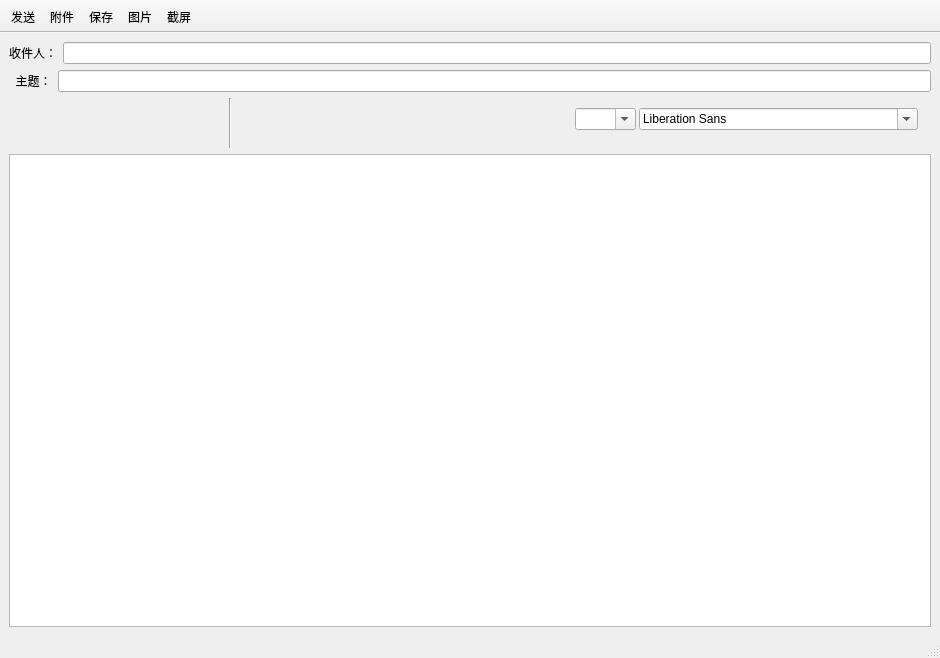
 <widget class="QMainWindow" name="ComposeWindow">
  <property name="geometry">
   <rect>
    <x>0</x>
    <y>0</y>
    <width>940</width>
    <height>658</height>
   </rect>
  </property>
  <property name="windowTitle">
   <string>写邮件</string>
  </property>
  <property name="windowIcon">
   <iconset>
    <normaloff>logo.png</normaloff>logo.png</iconset>
  </property>
  <property name="styleSheet">
   <string notr="true"/>
  </property>
  <property name="toolButtonStyle">
   <enum>Qt::ToolButtonTextBesideIcon</enum>
  </property>
  <widget class="QWidget" name="centralwidget">
   <layout class="QGridLayout" name="gridLayout">
    <item row="0" column="0">
     <layout class="QVBoxLayout" name="verticalLayout">
      <item>
       <layout class="QHBoxLayout" name="horizontalLayout">
        <item>
         <widget class="QLabel" name="label_receiver">
          <property name="text">
           <string>收件人：</string>
          </property>
         </widget>
        </item>
        <item>
         <widget class="QLineEdit" name="txtreceiver"/>
        </item>
       </layout>
      </item>
      <item>
       <layout class="QHBoxLayout" name="horizontalLayout_2">
        <item>
         <widget class="QLabel" name="label_subject">
          <property name="text">
           <string>  主题：</string>
          </property>
         </widget>
        </item>
        <item>
         <widget class="QLineEdit" name="txtsubject"/>
        </item>
       </layout>
      </item>
      <item>
       <widget class="QWidget" name="widget" native="true">
        <property name="minimumSize">
         <size>
          <width>0</width>
          <height>50</height>
         </size>
        </property>
        <widget class="QPushButton" name="ButtonUndo">
         <property name="enabled">
          <bool>true</bool>
         </property>
         <property name="geometry">
          <rect>
           <x>4</x>
           <y>1</y>
           <width>40</width>
           <height>40</height>
          </rect>
         </property>
         <property name="minimumSize">
          <size>
           <width>40</width>
           <height>40</height>
          </size>
         </property>
         <property name="maximumSize">
          <size>
           <width>40</width>
           <height>40</height>
          </size>
         </property>
         <property name="toolTip">
          <string>撤销</string>
         </property>
         <property name="whatsThis">
          <string>&lt;html&gt;&lt;head/&gt;&lt;body&gt;&lt;p&gt;撤销&lt;/p&gt;&lt;/body&gt;&lt;/html&gt;</string>
         </property>
         <property name="styleSheet">
          <string notr="true">QPushButton {
    border: 0px solid rgb(124, 124, 124);
    
    border-radius:5px;
}
QPushButton:hover{
    border: 1px solid #3C80B1;
    background-color: qconicalgradient(cx:0.5, cy:0.5, angle:180, stop:0.49999 rgba(181, 225, 250, 255), stop:0.50001 rgba(222, 242, 251, 255));
   
}
QPushButton:pressed{
    border: 1px solid #5F92B2;
    background-color: qconicalgradient(cx:0.5, cy:0.5, angle:180, stop:0.49999 rgba(134, 198, 233, 255), stop:0.50001 rgba(206, 234, 248, 255));
 
}</string>
         </property>
         <property name="text">
          <string extracomment="撤销"/>
         </property>
         <property name="icon">
          <iconset>
           <normaloff>textedit/cleared.png</normaloff>textedit/cleared.png</iconset>
         </property>
         <property name="iconSize">
          <size>
           <width>30</width>
           <height>30</height>
          </size>
         </property>
        </widget>
        <widget class="QPushButton" name="ButtonRedo">
         <property name="geometry">
          <rect>
           <x>47</x>
           <y>1</y>
           <width>40</width>
           <height>40</height>
          </rect>
         </property>
         <property name="minimumSize">
          <size>
           <width>40</width>
           <height>40</height>
          </size>
         </property>
         <property name="maximumSize">
          <size>
           <width>40</width>
           <height>40</height>
          </size>
         </property>
         <property name="toolTip">
          <string>恢复</string>
         </property>
         <property name="styleSheet">
          <string notr="true">QPushButton {
    border: 0px solid rgb(124, 124, 124);
    
    border-radius:5px;
}
QPushButton:hover{
    border: 1px solid #3C80B1;
    background-color: qconicalgradient(cx:0.5, cy:0.5, angle:180, stop:0.49999 rgba(181, 225, 250, 255), stop:0.50001 rgba(222, 242, 251, 255));
   
}
QPushButton:pressed{
    border: 1px solid #5F92B2;
    background-color: qconicalgradient(cx:0.5, cy:0.5, angle:180, stop:0.49999 rgba(134, 198, 233, 255), stop:0.50001 rgba(206, 234, 248, 255));
 
}</string>
         </property>
         <property name="text">
          <string/>
         </property>
         <property name="icon">
          <iconset>
           <normaloff>textedit/recovery.png</normaloff>textedit/recovery.png</iconset>
         </property>
         <property name="iconSize">
          <size>
           <width>30</width>
           <height>30</height>
          </size>
         </property>
        </widget>
        <widget class="QPushButton" name="ButtonCut">
         <property name="enabled">
          <bool>false</bool>
         </property>
         <property name="geometry">
          <rect>
           <x>90</x>
           <y>1</y>
           <width>40</width>
           <height>40</height>
          </rect>
         </property>
         <property name="minimumSize">
          <size>
           <width>40</width>
           <height>40</height>
          </size>
         </property>
         <property name="maximumSize">
          <size>
           <width>40</width>
           <height>40</height>
          </size>
         </property>
         <property name="toolTip">
          <string>剪切</string>
         </property>
         <property name="styleSheet">
          <string notr="true">QPushButton {
    border: 0px solid rgb(124, 124, 124);
    
    border-radius:5px;
}
QPushButton:hover{
    border: 1px solid #3C80B1;
    background-color: qconicalgradient(cx:0.5, cy:0.5, angle:180, stop:0.49999 rgba(181, 225, 250, 255), stop:0.50001 rgba(222, 242, 251, 255));
   
}
QPushButton:pressed{
    border: 1px solid #5F92B2;
    background-color: qconicalgradient(cx:0.5, cy:0.5, angle:180, stop:0.49999 rgba(134, 198, 233, 255), stop:0.50001 rgba(206, 234, 248, 255));
 
}</string>
         </property>
         <property name="text">
          <string/>
         </property>
         <property name="icon">
          <iconset>
           <normaloff>textedit/剪切.png</normaloff>textedit/剪切.png</iconset>
         </property>
         <property name="iconSize">
          <size>
           <width>30</width>
           <height>30</height>
          </size>
         </property>
        </widget>
        <widget class="QPushButton" name="ButtonCopy">
         <property name="enabled">
          <bool>false</bool>
         </property>
         <property name="geometry">
          <rect>
           <x>140</x>
           <y>0</y>
           <width>40</width>
           <height>40</height>
          </rect>
         </property>
         <property name="minimumSize">
          <size>
           <width>40</width>
           <height>40</height>
          </size>
         </property>
         <property name="maximumSize">
          <size>
           <width>40</width>
           <height>40</height>
          </size>
         </property>
         <property name="toolTip">
          <string>复制</string>
         </property>
         <property name="styleSheet">
          <string notr="true">QPushButton {
    border: 0px solid rgb(124, 124, 124);
    
    border-radius:5px;
}
QPushButton:hover{
    border: 1px solid #3C80B1;
    background-color: qconicalgradient(cx:0.5, cy:0.5, angle:180, stop:0.49999 rgba(181, 225, 250, 255), stop:0.50001 rgba(222, 242, 251, 255));
   
}
QPushButton:pressed{
    border: 1px solid #5F92B2;
    background-color: qconicalgradient(cx:0.5, cy:0.5, angle:180, stop:0.49999 rgba(134, 198, 233, 255), stop:0.50001 rgba(206, 234, 248, 255));
 
}</string>
         </property>
         <property name="text">
          <string/>
         </property>
         <property name="icon">
          <iconset>
           <normaloff>textedit/copy.png</normaloff>textedit/copy.png</iconset>
         </property>
         <property name="iconSize">
          <size>
           <width>30</width>
           <height>30</height>
          </size>
         </property>
        </widget>
        <widget class="QPushButton" name="ButtonPaste">
         <property name="geometry">
          <rect>
           <x>180</x>
           <y>0</y>
           <width>40</width>
           <height>40</height>
          </rect>
         </property>
         <property name="minimumSize">
          <size>
           <width>40</width>
           <height>40</height>
          </size>
         </property>
         <property name="maximumSize">
          <size>
           <width>40</width>
           <height>40</height>
          </size>
         </property>
         <property name="toolTip">
          <string>粘贴</string>
         </property>
         <property name="styleSheet">
          <string notr="true">QPushButton {
    border: 0px solid rgb(124, 124, 124);
    
    border-radius:5px;
}
QPushButton:hover{
    border: 1px solid #3C80B1;
    background-color: qconicalgradient(cx:0.5, cy:0.5, angle:180, stop:0.49999 rgba(181, 225, 250, 255), stop:0.50001 rgba(222, 242, 251, 255));
   
}
QPushButton:pressed{
    border: 1px solid #5F92B2;
    background-color: qconicalgradient(cx:0.5, cy:0.5, angle:180, stop:0.49999 rgba(134, 198, 233, 255), stop:0.50001 rgba(206, 234, 248, 255));
 
}</string>
         </property>
         <property name="text">
          <string/>
         </property>
         <property name="icon">
          <iconset>
           <normaloff>textedit/draft.png</normaloff>textedit/draft.png</iconset>
         </property>
         <property name="iconSize">
          <size>
           <width>30</width>
           <height>30</height>
          </size>
         </property>
        </widget>
        <widget class="Line" name="line">
         <property name="geometry">
          <rect>
           <x>220</x>
           <y>0</y>
           <width>3</width>
           <height>61</height>
          </rect>
         </property>
         <property name="orientation">
          <enum>Qt::Vertical</enum>
         </property>
        </widget>
        <widget class="QPushButton" name="ButtonTextBold">
         <property name="geometry">
          <rect>
           <x>230</x>
           <y>0</y>
           <width>40</width>
           <height>40</height>
          </rect>
         </property>
         <property name="minimumSize">
          <size>
           <width>40</width>
           <height>40</height>
          </size>
         </property>
         <property name="maximumSize">
          <size>
           <width>40</width>
           <height>40</height>
          </size>
         </property>
         <property name="toolTip">
          <string>粗体</string>
         </property>
         <property name="styleSheet">
          <string notr="true">QPushButton {
    border: 0px solid rgb(124, 124, 124);
    
    border-radius:5px;
}
QPushButton:hover{
    border: 1px solid #3C80B1;
    background-color: qconicalgradient(cx:0.5, cy:0.5, angle:180, stop:0.49999 rgba(181, 225, 250, 255), stop:0.50001 rgba(222, 242, 251, 255));
   
}
QPushButton:pressed{
    border: 1px solid #5F92B2;
    background-color: qconicalgradient(cx:0.5, cy:0.5, angle:180, stop:0.49999 rgba(134, 198, 233, 255), stop:0.50001 rgba(206, 234, 248, 255));
 
}
QPushButton:checked{
       border: 1px solid #5F92B2;
    background-color: qconicalgradient(cx:0.5, cy:0.5, angle:180, stop:0.49999 rgba(134, 198, 233, 255), stop:0.50001 rgba(206, 234, 248, 255));
}</string>
         </property>
         <property name="text">
          <string/>
         </property>
         <property name="icon">
          <iconset>
           <normaloff>textedit/font_bold.png</normaloff>textedit/font_bold.png</iconset>
         </property>
         <property name="iconSize">
          <size>
           <width>30</width>
           <height>30</height>
          </size>
         </property>
         <property name="shortcut">
          <string>Ctrl+B</string>
         </property>
         <property name="checkable">
          <bool>true</bool>
         </property>
         <property name="checked">
          <bool>false</bool>
         </property>
        </widget>
        <widget class="QPushButton" name="ButtonTextItalic">
         <property name="geometry">
          <rect>
           <x>270</x>
           <y>0</y>
           <width>40</width>
           <height>40</height>
          </rect>
         </property>
         <property name="minimumSize">
          <size>
           <width>40</width>
           <height>40</height>
          </size>
         </property>
         <property name="maximumSize">
          <size>
           <width>40</width>
           <height>40</height>
          </size>
         </property>
         <property name="toolTip">
          <string>斜体</string>
         </property>
         <property name="styleSheet">
          <string notr="true">QPushButton {
    border: 0px solid rgb(124, 124, 124);
    
    border-radius:5px;
}
QPushButton:hover{
    border: 1px solid #3C80B1;
    background-color: qconicalgradient(cx:0.5, cy:0.5, angle:180, stop:0.49999 rgba(181, 225, 250, 255), stop:0.50001 rgba(222, 242, 251, 255));
   
}
QPushButton:pressed{
    border: 1px solid #5F92B2;
    background-color: qconicalgradient(cx:0.5, cy:0.5, angle:180, stop:0.49999 rgba(134, 198, 233, 255), stop:0.50001 rgba(206, 234, 248, 255));
 
}
QPushButton:checked{
       border: 1px solid #5F92B2;
    background-color: qconicalgradient(cx:0.5, cy:0.5, angle:180, stop:0.49999 rgba(134, 198, 233, 255), stop:0.50001 rgba(206, 234, 248, 255));
}</string>
         </property>
         <property name="text">
          <string/>
         </property>
         <property name="icon">
          <iconset>
           <normaloff>textedit/font_italic.png</normaloff>textedit/font_italic.png</iconset>
         </property>
         <property name="iconSize">
          <size>
           <width>30</width>
           <height>30</height>
          </size>
         </property>
         <property name="shortcut">
          <string>F4</string>
         </property>
         <property name="checkable">
          <bool>true</bool>
         </property>
        </widget>
        <widget class="QPushButton" name="ButtonTextUnderline">
         <property name="geometry">
          <rect>
           <x>310</x>
           <y>0</y>
           <width>40</width>
           <height>40</height>
          </rect>
         </property>
         <property name="minimumSize">
          <size>
           <width>40</width>
           <height>40</height>
          </size>
         </property>
         <property name="maximumSize">
          <size>
           <width>40</width>
           <height>40</height>
          </size>
         </property>
         <property name="toolTip">
          <string>下划线</string>
         </property>
         <property name="styleSheet">
          <string notr="true">QPushButton {
    border: 0px solid rgb(124, 124, 124);
    
    border-radius:5px;
}
QPushButton:hover{
    border: 1px solid #3C80B1;
    background-color: qconicalgradient(cx:0.5, cy:0.5, angle:180, stop:0.49999 rgba(181, 225, 250, 255), stop:0.50001 rgba(222, 242, 251, 255));
   
}
QPushButton:pressed{
    border: 1px solid #5F92B2;
    background-color: qconicalgradient(cx:0.5, cy:0.5, angle:180, stop:0.49999 rgba(134, 198, 233, 255), stop:0.50001 rgba(206, 234, 248, 255));
 
}
QPushButton:checked{
       border: 1px solid #5F92B2;
    background-color: qconicalgradient(cx:0.5, cy:0.5, angle:180, stop:0.49999 rgba(134, 198, 233, 255), stop:0.50001 rgba(206, 234, 248, 255));
}</string>
         </property>
         <property name="text">
          <string/>
         </property>
         <property name="icon">
          <iconset>
           <normaloff>textedit/underline.png</normaloff>textedit/underline.png</iconset>
         </property>
         <property name="iconSize">
          <size>
           <width>30</width>
           <height>30</height>
          </size>
         </property>
         <property name="shortcut">
          <string>Ctrl+U</string>
         </property>
         <property name="checkable">
          <bool>true</bool>
         </property>
        </widget>
        <widget class="QPushButton" name="ButtonAlignLeft">
         <property name="geometry">
          <rect>
           <x>350</x>
           <y>0</y>
           <width>40</width>
           <height>40</height>
          </rect>
         </property>
         <property name="minimumSize">
          <size>
           <width>40</width>
           <height>40</height>
          </size>
         </property>
         <property name="maximumSize">
          <size>
           <width>40</width>
           <height>40</height>
          </size>
         </property>
         <property name="toolTip">
          <string>左对齐</string>
         </property>
         <property name="styleSheet">
          <string notr="true">QPushButton {
    border: 0px solid rgb(124, 124, 124);
    
    border-radius:5px;
}
QPushButton:hover{
    border: 1px solid #3C80B1;
    background-color: qconicalgradient(cx:0.5, cy:0.5, angle:180, stop:0.49999 rgba(181, 225, 250, 255), stop:0.50001 rgba(222, 242, 251, 255));
   
}
QPushButton:pressed{
    border: 1px solid #5F92B2;
    background-color: qconicalgradient(cx:0.5, cy:0.5, angle:180, stop:0.49999 rgba(134, 198, 233, 255), stop:0.50001 rgba(206, 234, 248, 255));
 
}
QPushButton:checked{
       border: 1px solid #5F92B2;
    background-color: qconicalgradient(cx:0.5, cy:0.5, angle:180, stop:0.49999 rgba(134, 198, 233, 255), stop:0.50001 rgba(206, 234, 248, 255));
}</string>
         </property>
         <property name="text">
          <string/>
         </property>
         <property name="icon">
          <iconset>
           <normaloff>textedit/alignment_left.png</normaloff>textedit/alignment_left.png</iconset>
         </property>
         <property name="iconSize">
          <size>
           <width>30</width>
           <height>30</height>
          </size>
         </property>
         <property name="shortcut">
          <string>Ctrl+L</string>
         </property>
         <property name="checkable">
          <bool>true</bool>
         </property>
         <attribute name="buttonGroup">
          <string notr="true">buttonGroup</string>
         </attribute>
        </widget>
        <widget class="QFontComboBox" name="comboFont">
         <property name="geometry">
          <rect>
           <x>630</x>
           <y>10</y>
           <width>279</width>
           <height>22</height>
          </rect>
         </property>
        </widget>
        <widget class="QPushButton" name="ButtonAlignCenter">
         <property name="geometry">
          <rect>
           <x>390</x>
           <y>0</y>
           <width>40</width>
           <height>40</height>
          </rect>
         </property>
         <property name="minimumSize">
          <size>
           <width>40</width>
           <height>40</height>
          </size>
         </property>
         <property name="maximumSize">
          <size>
           <width>40</width>
           <height>40</height>
          </size>
         </property>
         <property name="toolTip">
          <string>居中对齐</string>
         </property>
         <property name="styleSheet">
          <string notr="true">QPushButton {
    border: 0px solid rgb(124, 124, 124);
    
    border-radius:5px;
}
QPushButton:hover{
    border: 1px solid #3C80B1;
    background-color: qconicalgradient(cx:0.5, cy:0.5, angle:180, stop:0.49999 rgba(181, 225, 250, 255), stop:0.50001 rgba(222, 242, 251, 255));
   
}
QPushButton:pressed{
    border: 1px solid #5F92B2;
    background-color: qconicalgradient(cx:0.5, cy:0.5, angle:180, stop:0.49999 rgba(134, 198, 233, 255), stop:0.50001 rgba(206, 234, 248, 255));
 
}
QPushButton:checked{
       border: 1px solid #5F92B2;
    background-color: qconicalgradient(cx:0.5, cy:0.5, angle:180, stop:0.49999 rgba(134, 198, 233, 255), stop:0.50001 rgba(206, 234, 248, 255));
}</string>
         </property>
         <property name="text">
          <string/>
         </property>
         <property name="icon">
          <iconset>
           <normaloff>textedit/alignment_center-恢复的.png</normaloff>textedit/alignment_center-恢复的.png</iconset>
         </property>
         <property name="iconSize">
          <size>
           <width>30</width>
           <height>30</height>
          </size>
         </property>
         <property name="shortcut">
          <string>Ctrl+E</string>
         </property>
         <property name="checkable">
          <bool>true</bool>
         </property>
         <attribute name="buttonGroup">
          <string notr="true">buttonGroup</string>
         </attribute>
        </widget>
        <widget class="QPushButton" name="ButtonAlignRight">
         <property name="geometry">
          <rect>
           <x>430</x>
           <y>0</y>
           <width>40</width>
           <height>40</height>
          </rect>
         </property>
         <property name="minimumSize">
          <size>
           <width>40</width>
           <height>40</height>
          </size>
         </property>
         <property name="maximumSize">
          <size>
           <width>40</width>
           <height>40</height>
          </size>
         </property>
         <property name="toolTip">
          <string>右对齐</string>
         </property>
         <property name="styleSheet">
          <string notr="true">QPushButton {
    border: 0px solid rgb(124, 124, 124);
    
    border-radius:5px;
}
QPushButton:hover{
    border: 1px solid #3C80B1;
    background-color: qconicalgradient(cx:0.5, cy:0.5, angle:180, stop:0.49999 rgba(181, 225, 250, 255), stop:0.50001 rgba(222, 242, 251, 255));
   
}
QPushButton:pressed{
    border: 1px solid #5F92B2;
    background-color: qconicalgradient(cx:0.5, cy:0.5, angle:180, stop:0.49999 rgba(134, 198, 233, 255), stop:0.50001 rgba(206, 234, 248, 255));
 
}
QPushButton:checked{
       border: 1px solid #5F92B2;
    background-color: qconicalgradient(cx:0.5, cy:0.5, angle:180, stop:0.49999 rgba(134, 198, 233, 255), stop:0.50001 rgba(206, 234, 248, 255));
}</string>
         </property>
         <property name="text">
          <string/>
         </property>
         <property name="icon">
          <iconset>
           <normaloff>textedit/alignment_right.png</normaloff>textedit/alignment_right.png</iconset>
         </property>
         <property name="iconSize">
          <size>
           <width>30</width>
           <height>30</height>
          </size>
         </property>
         <property name="shortcut">
          <string>Ctrl+R</string>
         </property>
         <property name="checkable">
          <bool>true</bool>
         </property>
         <attribute name="buttonGroup">
          <string notr="true">buttonGroup</string>
         </attribute>
        </widget>
        <widget class="QPushButton" name="ButtonAlignJustify">
         <property name="geometry">
          <rect>
           <x>470</x>
           <y>0</y>
           <width>40</width>
           <height>40</height>
          </rect>
         </property>
         <property name="minimumSize">
          <size>
           <width>40</width>
           <height>40</height>
          </size>
         </property>
         <property name="maximumSize">
          <size>
           <width>40</width>
           <height>40</height>
          </size>
         </property>
         <property name="toolTip">
          <string>文本对其</string>
         </property>
         <property name="styleSheet">
          <string notr="true">QPushButton {
    border: 0px solid rgb(124, 124, 124);
    
    border-radius:5px;
}
QPushButton:hover{
    border: 1px solid #3C80B1;
    background-color: qconicalgradient(cx:0.5, cy:0.5, angle:180, stop:0.49999 rgba(181, 225, 250, 255), stop:0.50001 rgba(222, 242, 251, 255));
   
}
QPushButton:pressed{
    border: 1px solid #5F92B2;
    background-color: qconicalgradient(cx:0.5, cy:0.5, angle:180, stop:0.49999 rgba(134, 198, 233, 255), stop:0.50001 rgba(206, 234, 248, 255));
 
}
QPushButton:checked{
       border: 1px solid #5F92B2;
    background-color: qconicalgradient(cx:0.5, cy:0.5, angle:180, stop:0.49999 rgba(134, 198, 233, 255), stop:0.50001 rgba(206, 234, 248, 255));
}</string>
         </property>
         <property name="text">
          <string/>
         </property>
         <property name="icon">
          <iconset>
           <normaloff>textedit/ic_左右对齐_24px.png</normaloff>textedit/ic_左右对齐_24px.png</iconset>
         </property>
         <property name="iconSize">
          <size>
           <width>30</width>
           <height>30</height>
          </size>
         </property>
         <property name="shortcut">
          <string>Ctrl+J</string>
         </property>
         <property name="checkable">
          <bool>true</bool>
         </property>
         <attribute name="buttonGroup">
          <string notr="true">buttonGroup</string>
         </attribute>
        </widget>
        <widget class="QPushButton" name="ButtonTextColor">
         <property name="geometry">
          <rect>
           <x>520</x>
           <y>0</y>
           <width>40</width>
           <height>40</height>
          </rect>
         </property>
         <property name="minimumSize">
          <size>
           <width>40</width>
           <height>40</height>
          </size>
         </property>
         <property name="maximumSize">
          <size>
           <width>40</width>
           <height>40</height>
          </size>
         </property>
         <property name="toolTip">
          <string>颜色</string>
         </property>
         <property name="styleSheet">
          <string notr="true">QPushButton {
    border: 0px solid rgb(124, 124, 124);
    
    border-radius:5px;
}
QPushButton:hover{
    border: 1px solid #3C80B1;
    background-color: qconicalgradient(cx:0.5, cy:0.5, angle:180, stop:0.49999 rgba(181, 225, 250, 255), stop:0.50001 rgba(222, 242, 251, 255));
   
}
QPushButton:pressed{
    border: 1px solid #5F92B2;
    background-color: qconicalgradient(cx:0.5, cy:0.5, angle:180, stop:0.49999 rgba(134, 198, 233, 255), stop:0.50001 rgba(206, 234, 248, 255));
 
}</string>
         </property>
         <property name="text">
          <string/>
         </property>
         <property name="iconSize">
          <size>
           <width>40</width>
           <height>40</height>
          </size>
         </property>
         <property name="shortcut">
          <string>Ctrl+U</string>
         </property>
         <property name="checkable">
          <bool>true</bool>
         </property>
        </widget>
        <widget class="QComboBox" name="comboSize">
         <property name="geometry">
          <rect>
           <x>566</x>
           <y>10</y>
           <width>61</width>
           <height>22</height>
          </rect>
         </property>
         <property name="editable">
          <bool>true</bool>
         </property>
        </widget>
        <zorder>ButtonUndo</zorder>
        <zorder>ButtonRedo</zorder>
        <zorder>ButtonCut</zorder>
        <zorder>ButtonCopy</zorder>
        <zorder>ButtonPaste</zorder>
        <zorder>line</zorder>
        <zorder>ButtonTextBold</zorder>
        <zorder>ButtonTextItalic</zorder>
        <zorder>ButtonTextUnderline</zorder>
        <zorder>comboFont</zorder>
        <zorder>ButtonAlignLeft</zorder>
        <zorder>ButtonAlignCenter</zorder>
        <zorder>ButtonAlignRight</zorder>
        <zorder>ButtonAlignJustify</zorder>
        <zorder>ButtonTextColor</zorder>
        <zorder>comboSize</zorder>
       </widget>
      </item>
      <item>
       <widget class="QTextEdit" name="textEdit"/>
      </item>
     </layout>
    </item>
   </layout>
  </widget>
  <widget class="QToolBar" name="toolBar">
   <property name="windowTitle">
    <string>toolBar</string>
   </property>
   <property name="movable">
    <bool>false</bool>
   </property>
   <property name="floatable">
    <bool>false</bool>
   </property>
   <attribute name="toolBarArea">
    <enum>TopToolBarArea</enum>
   </attribute>
   <attribute name="toolBarBreak">
    <bool>false</bool>
   </attribute>
   <addaction name="actionSend"/>
   <addaction name="actionAttachment"/>
   <addaction name="actionSave"/>
   <addaction name="actionPicture"/>
   <addaction name="actionScreenCut"/>
  </widget>
  <widget class="QStatusBar" name="statusBar"/>
  <action name="actionSend">
   <property name="icon">
    <iconset>
     <normaloff>textedit/sent.png</normaloff>textedit/sent.png</iconset>
   </property>
   <property name="text">
    <string>发送</string>
   </property>
   <property name="shortcutContext">
    <enum>Qt::WindowShortcut</enum>
   </property>
  </action>
  <action name="actionAttachment">
   <property name="icon">
    <iconset>
     <normaloff>textedit/ATTACHMENT_R.png</normaloff>textedit/ATTACHMENT_R.png</iconset>
   </property>
   <property name="text">
    <string>附件</string>
   </property>
  </action>
  <action name="actionSave">
   <property name="icon">
    <iconset>
     <normaloff>textedit/保存.png</normaloff>textedit/保存.png</iconset>
   </property>
   <property name="text">
    <string>保存</string>
   </property>
   <property name="visible">
    <bool>true</bool>
   </property>
   <property name="menuRole">
    <enum>QAction::TextHeuristicRole</enum>
   </property>
  </action>
  <action name="actionPicture">
   <property name="icon">
    <iconset>
     <normaloff>textedit/picture.png</normaloff>textedit/picture.png</iconset>
   </property>
   <property name="text">
    <string>图片</string>
   </property>
  </action>
  <action name="actionScreenCut">
   <property name="icon">
    <iconset>
     <normaloff>textedit/截图.png</normaloff>textedit/截图.png</iconset>
   </property>
   <property name="text">
    <string>截屏</string>
   </property>
  </action>
  <action name="actionUndo">
   <property name="icon">
    <iconset>
     <normaloff>textedit/editundo.png</normaloff>textedit/editundo.png</iconset>
   </property>
   <property name="text">
    <string>撤销</string>
   </property>
  </action>
  <action name="action">
   <property name="icon">
    <iconset>
     <normaloff>textedit/editredo.png</normaloff>textedit/editredo.png</iconset>
   </property>
   <property name="text">
    <string>恢复</string>
   </property>
  </action>
  <action name="actionCut">
   <property name="icon">
    <iconset>
     <normaloff>textedit/editcut.png</normaloff>textedit/editcut.png</iconset>
   </property>
   <property name="text">
    <string>剪切</string>
   </property>
  </action>
  <action name="actionCopy">
   <property name="icon">
    <iconset>
     <normaloff>textedit/editcopy.png</normaloff>textedit/editcopy.png</iconset>
   </property>
   <property name="text">
    <string>复制</string>
   </property>
  </action>
  <action name="actionPaste">
   <property name="icon">
    <iconset>
     <normaloff>textedit/editpaste.png</normaloff>textedit/editpaste.png</iconset>
   </property>
   <property name="text">
    <string>粘贴</string>
   </property>
  </action>
 </widget>
